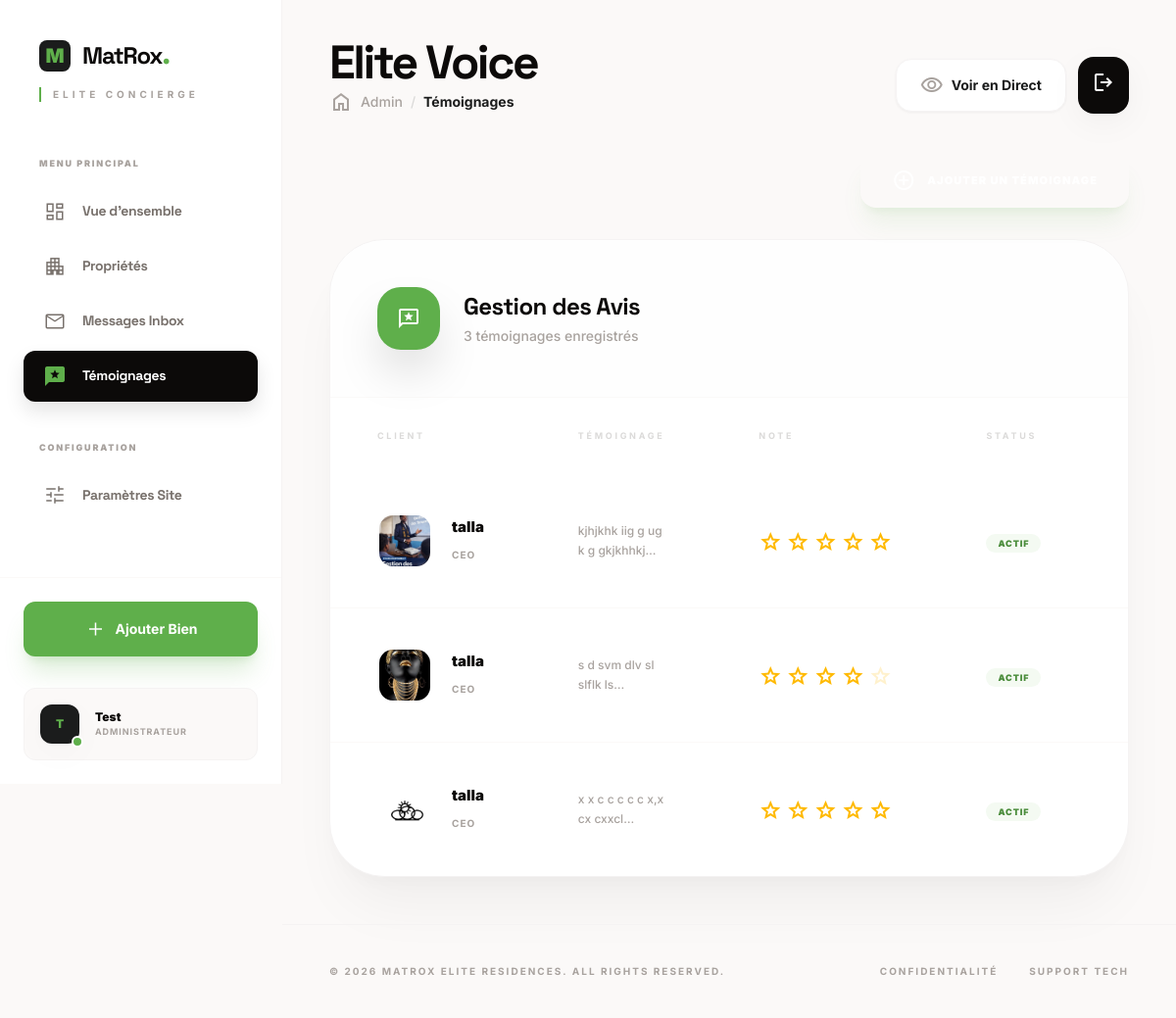
/admin-dashboard/testimonials/ (signed in), run on the app's committed database.
### core/models.py (models this page shows, shortened)
class SentinelBaseModel(TimeStampedModel, ActivatorModel):
    id = models.UUIDField(
        default=uuid.uuid4,
        primary_key=True,
        unique=True,
        null=False,
        blank=False,
        editable=False,
    )
    is_deleted = models.BooleanField(_("supprimé"), default=False)
    metadata = models.JSONField(_("métadonnées"), default=dict, null=True, blank=True)
    author = models.CharField(_("auteur"), max_length=255, null=True, blank=True)
    class Meta:
        abstract = True
        ordering = ("created",)

class Testimonial(SentinelBaseModel):
    client_name = models.CharField(_("Nom du client"), max_length=100)
    profession = models.CharField(_("Profession/Titre"), max_length=100, blank=True)
    content = models.TextField(_("Contenu du témoignage"))
    rating = models.PositiveIntegerField(_("Note (sur 5)"), default=5)
    image = models.ImageField(_("Photo du client"), upload_to="testimonials/", blank=True, null=True)
    is_active = models.BooleanField(_("Affiché publiquement"), default=True)
    class Meta:
        verbose_name = _("Témoignage")
        verbose_name_plural = _("Témoignages")
        ordering = ('-created',)

### core/views.py (the view)
# urls.py: path('admin-dashboard/testimonials/', views.DashboardTestimonialListView.as_view(), name='dashboard_testimonial_list'),
class DashboardTestimonialListView(LoginRequiredMixin, SuperuserRequiredMixin, ListView):
    model = Testimonial
    template_name = 'dashboard/testimonial_list.html'
    ordering = '-created'

### core/views.py (called while the page is built)
    def test_func(self):
        return self.request.user.is_superuser

### templates/dashboard/testimonial_list.html (shortened to what this page needs)
{% extends 'dashboard/dashboard_base.html' %}
{% block breadcrumb %}Témoignages{% endblock %}
{% block header_title %}Elite Voice{% endblock %}
{% block content %}
    <div class="flex justify-end mb-8">
        <a href="{% url 'dashboard_testimonial_add' %}" class="px-8 py-4 bg-matrox-dark text-white rounded-2xl font-black text-[11px] uppercase tracking-widest hover:bg-primary transition-all shadow-xl shadow-primary/10 flex items-center gap-3">
            <span class="material-symbols-outlined text-[20px]">add_circle</span>
        </a>
    </div>
    <div class="bg-white rounded-[3.5rem] shadow-premium border border-stone-100 overflow-hidden">
        <div class="p-12 border-b border-stone-50 flex flex-col md:flex-row md:items-center justify-between gap-6 bg-stone-50/20">
            <div class="flex items-center gap-6">
                <div class="w-16 h-16 bg-emerald-500 rounded-3xl flex items-center justify-center shadow-2xl">
                    <span class="material-symbols-outlined text-white text-3xl">reviews</span>
                </div>
                <div>
                    <h4 class="text-2xl font-headline font-black text-stone-950 tracking-tight">Gestion des Avis</h4>
                    <p class="text-sm text-stone-400 font-medium mt-1">{{ object_list.count }} témoignages enregistrés</p>
                </div>
            </div>
        </div>
        <div class="overflow-x-auto">
            <table class="w-full text-left font-body">
                <thead>
                    <tr class="text-[9px] font-black uppercase tracking-[0.3em] text-stone-300">
                        <th class="px-12 py-8">Client</th>
                        <th class="px-12 py-8">Témoignage</th>
                        <th class="px-12 py-8">Note</th>
                        <th class="px-12 py-8">Status</th>
                        <th class="px-12 py-8 text-right">Actions</th>
                    </tr>
                </thead>
                <tbody class="divide-y divide-stone-50">
                    {% for testimonial in object_list %}
                    <tr class="hover:bg-stone-50/50 transition-all duration-300 group">
                        <td class="px-12 py-10">
                            <div class="flex items-center gap-5">
                                <div class="relative group cursor-pointer">
                                    {% if testimonial.image %}
                                        <div class="relative w-14 h-14 rounded-2xl overflow-hidden shadow-md border-2 border-white dark:border-stone-800 transition-all duration-300 group-hover:scale-105 group-hover:shadow-xl">
                                            <img src="{{ testimonial.image.url }}" alt="{{ testimonial.client_name }}"
                                                class="w-full h-full object-cover"
                                                onclick="openImageModal('{{ testimonial.image.url }}', '{{ testimonial.client_name }}')">
                                        </div>
                                    {% else %}
                                        <div class="w-14 h-14 rounded-2xl bg-stone-100 flex items-center justify-center text-sm font-black text-stone-400 shadow-inner border-2 border-white dark:border-stone-800">
                                            {{ testimonial.client_name|slice:":1"|upper }}
                                        </div>
                                    {% endif %}
                                </div>
                                <div class="space-y-0.5">
                                    <span class="text-[15px] font-black text-stone-950 block">{{ testimonial.client_name }}</span>
                                    <span class="text-[10px] text-stone-400 font-bold uppercase tracking-widest">{{ testimonial.profession }}</span>
                                </div>
                            </div>
                        </td>
                        <td class="px-12 py-10">
                            <p class="text-[12px] text-stone-400 font-medium max-w-sm line-clamp-2 leading-relaxed">
                                {{ testimonial.content }}
                            </p>
                        </td>
                        <td class="px-12 py-10">
                            <div class="flex items-center gap-1 text-amber-400">
                                {% for i in "12345"|make_list %}
                                    <span class="material-symbols-outlined text-[16px] {% if forloop.counter <= testimonial.rating %}fill-current{% else %}opacity-20{% endif %}">star</span>
                                {% endfor %}
                            </div>
                        </td>
                        <td class="px-12 py-10">
                            {% if testimonial.is_active %}
                                <span class="px-3 py-1 bg-emerald-50 text-emerald-600 rounded-full text-[9px] font-black uppercase tracking-widest">Actif</span>
                            {% else %}
                                <span class="px-3 py-1 bg-stone-100 text-stone-400 rounded-full text-[9px] font-black uppercase tracking-widest">Inactif</span>
                            {% endif %}
                        </td>
                        <td class="px-12 py-10 text-right">
                        </td>
                    </tr>
                    {% endfor %}
                </tbody>
            </table>
        </div>
    </div>
{% endblock %}

### templates/dashboard/includes/sidebar.html (shortened to what this page needs)
{% load static %}
<aside :class="mobileMenuOpen ? 'translate-x-0' : '-translate-x-full lg:translate-x-0'"
       class="h-screen w-72 fixed left-0 top-0 bg-white border-r border-stone-100 flex flex-col transition-transform duration-300 ease-in-out z-[58] lg:z-50">
    <div class="p-10 pb-6">
        <div class="flex items-center gap-3">
            <div class="w-8 h-8 bg-stone-900 rounded-lg flex items-center justify-center">
                <span class="text-primary font-black text-xl">M</span>
            </div>
            <a href="{% url 'home' %}">
                <h1 class="text-2xl font-black text-stone-950 tracking-tighter font-headline">MatRox<span class="text-primary text-3xl leading-none">.</span></h1>
            </a>
        </div>
        <p class="text-stone-400 text-[10px] tracking-[0.4em] uppercase font-bold mt-4 border-l-2 border-primary pl-3">Elite Concierge</p>
    </div>
    <nav class="flex-1 px-6 mt-8 space-y-1 overflow-y-auto">
        <p class="text-[9px] font-black text-stone-400 uppercase tracking-[0.2em] mb-4 px-4">Menu Principal</p>
        <a href="{% url 'admin_dashboard' %}"
           class="flex items-center gap-4 px-5 py-3.5 rounded-xl transition-all duration-300 group {% if request.resolver_match.url_name == 'admin_dashboard' %}sidebar-link-active{% else %}text-stone-500 hover:text-stone-900 hover:bg-stone-50{% endif %}">
            <span class="material-symbols-outlined dashboard-icons text-[20px] select-none">dashboard</span>
            <span class="font-headline font-bold text-[14px] tracking-tight">Vue d'ensemble</span>
        </a>
        <a href="{% url 'dashboard_appartement_list' %}"
           class="flex items-center gap-4 px-5 py-3.5 rounded-xl transition-all duration-300 group {% if 'appartement' in request.path %}sidebar-link-active{% else %}text-stone-500 hover:text-stone-900 hover:bg-stone-50{% endif %}">
            <span class="material-symbols-outlined dashboard-icons text-[20px] select-none">apartment</span>
            <span class="font-headline font-bold text-[14px] tracking-tight">Propriétés</span>
        </a>
        <a href="{% url 'dashboard_message_list' %}"
           class="flex items-center gap-4 px-5 py-3.5 rounded-xl transition-all duration-300 group {% if 'message' in request.path %}sidebar-link-active{% else %}text-stone-500 hover:text-stone-900 hover:bg-stone-50{% endif %}">
            <span class="material-symbols-outlined dashboard-icons text-[20px] select-none">mail</span>
            <span class="font-headline font-bold text-[14px] tracking-tight">Messages Inbox</span>
        </a>
        <a href="{% url 'dashboard_testimonial_list' %}"
           class="flex items-center gap-4 px-5 py-3.5 rounded-xl transition-all duration-300 group {% if 'testimonial' in request.path %}sidebar-link-active{% else %}text-stone-500 hover:text-stone-900 hover:bg-stone-50{% endif %}">
            <span class="material-symbols-outlined dashboard-icons text-[20px] select-none">reviews</span>
            <span class="font-headline font-bold text-[14px] tracking-tight">Témoignages</span>
        </a>
        <p class="text-[9px] font-black text-stone-400 uppercase tracking-[0.2em] mt-10 mb-4 px-4">Configuration</p>
        <a href="{% url 'dashboard_settings' %}"
           class="flex items-center gap-4 px-5 py-3.5 rounded-xl transition-all duration-300 group {% if 'settings' in request.path %}sidebar-link-active{% else %}text-stone-500 hover:text-stone-900 hover:bg-stone-50{% endif %}">
            <span class="material-symbols-outlined dashboard-icons text-[20px] select-none">tune</span>
            <span class="font-headline font-bold text-[14px] tracking-tight">Paramètres Site</span>
        </a>
    </nav>
    <div class="p-6 mt-auto border-t border-stone-50">
        <a href="{% url 'dashboard_appartement_add' %}"
           class="w-full bg-primary hover:bg-stone-900 text-white py-4 px-4 rounded-xl font-bold flex items-center justify-center gap-2 transition-all duration-500 shadow-xl shadow-primary/20 group">
            <span class="material-symbols-outlined dashboard-icons group-hover:rotate-90 transition-transform select-none">add</span>
            <span class="text-sm">Ajouter Bien</span>
        </a>
        <div class="mt-8 flex items-center gap-4 p-4 bg-stone-50 rounded-xl border border-stone-100">
            <div class="relative">
                <div class="w-10 h-10 rounded-xl bg-stone-900 flex items-center justify-center font-black text-primary text-xs shadow-lg">
                    {{ request.user.username|slice:":1"|upper }}
                </div>
                <div class="absolute -bottom-1 -right-1 w-3 h-3 bg-primary border-2 border-white rounded-full"></div>
            </div>
            <div>
                <p class="text-xs font-black text-stone-950">{{ request.user.username|title }}</p>
                <p class="text-[9px] text-stone-400 font-bold uppercase tracking-widest">Administrateur</p>
            </div>
        </div>
    </div>
</aside>

### data on the page
Testimonial: image (picture), client_name "talla", profession "CEO", content "kjhjkhk iig g ug k g…", rating 5 (drawn), is_active "ACTIF"
Testimonial: image (picture), client_name "talla", profession "CEO", content "s d svm dlv sl slflk…", rating 4 (drawn), is_active "ACTIF"
Testimonial: image (picture), client_name "talla", profession "CEO", content "x x c c c c c x,x cx…", rating 5 (drawn), is_active "ACTIF"

### other printed values
{{ request.user.username|slice:":1"|upper }} "T"
{{ request.user.username|title }} "Test"
{{ object_list.count }} "3"
